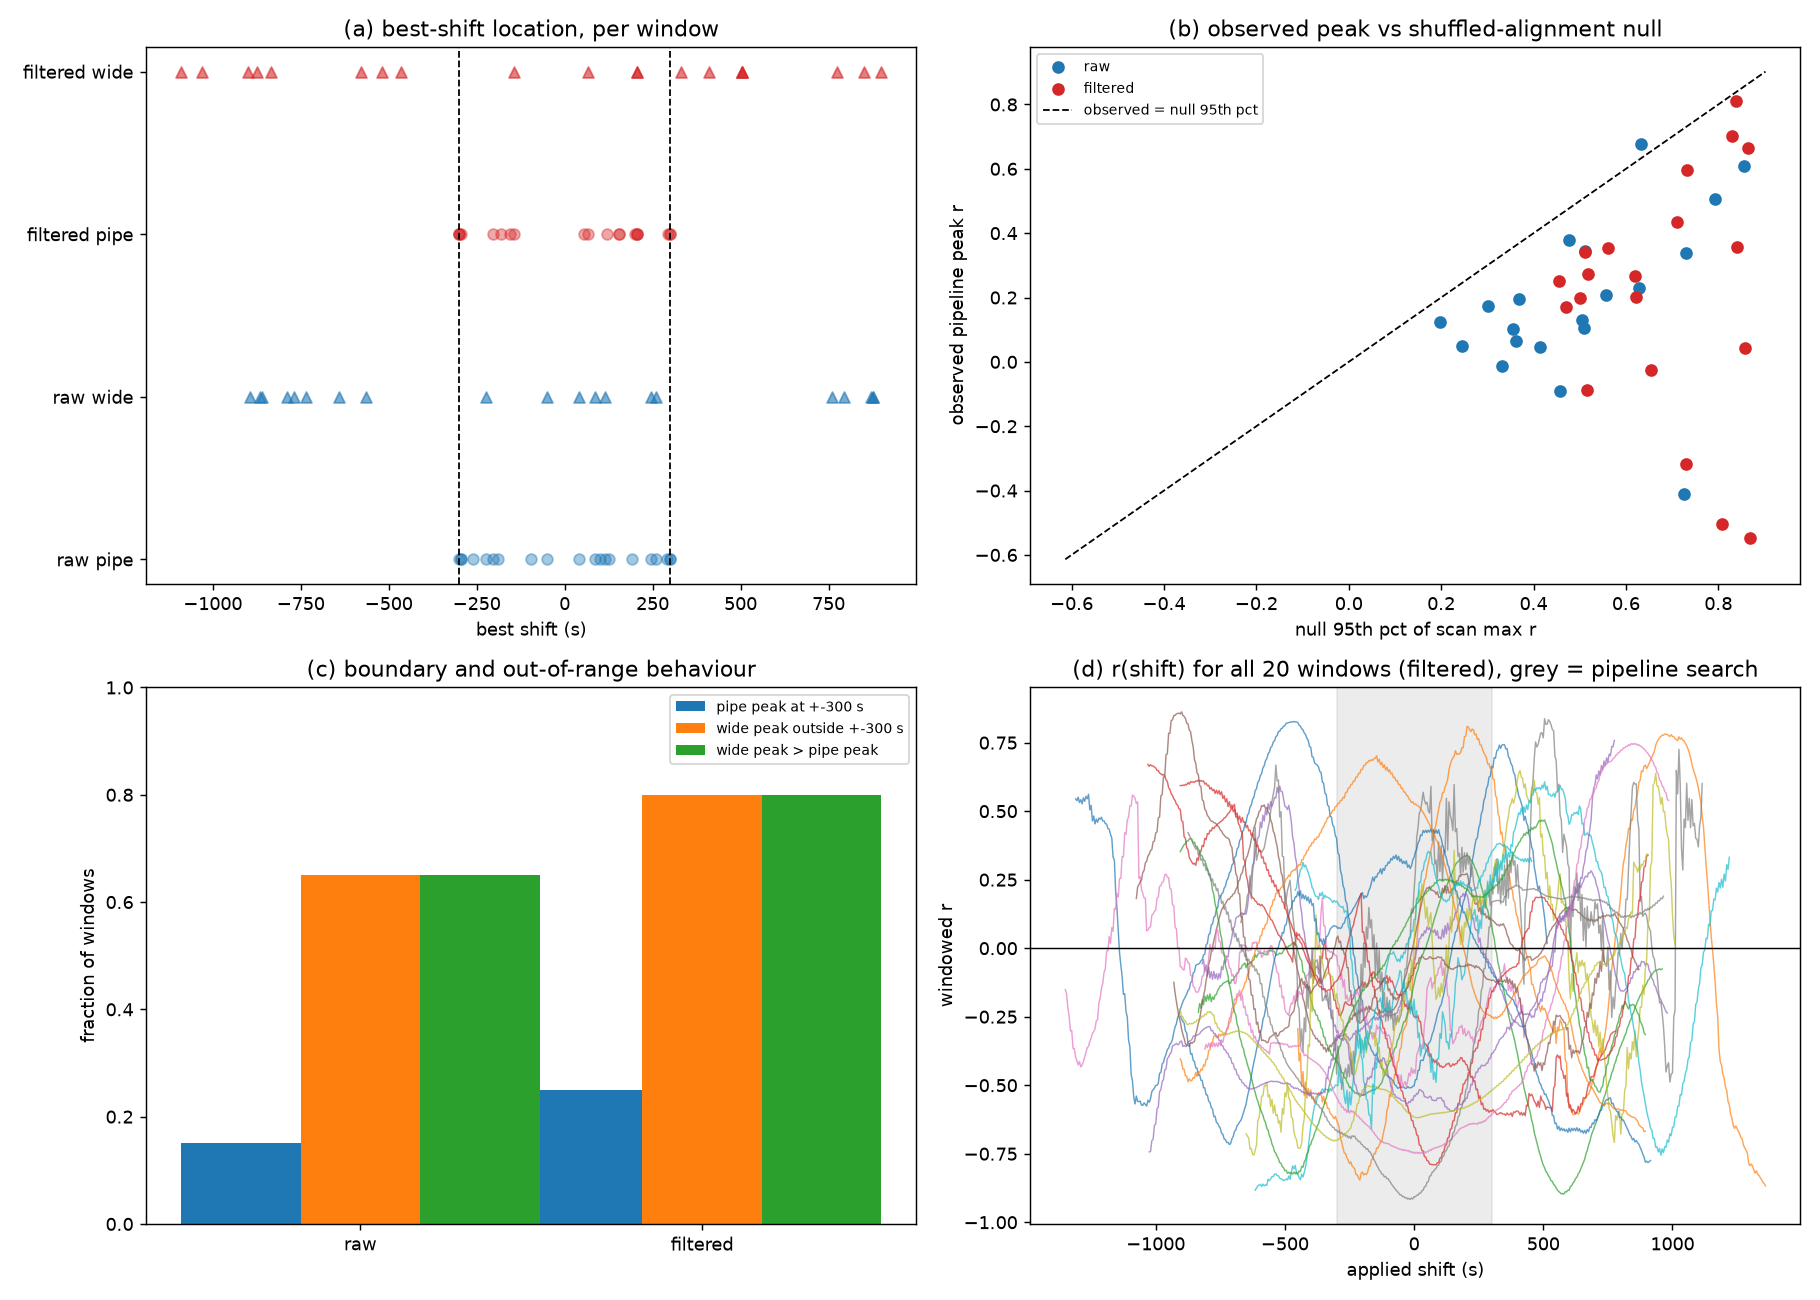

Here is the Python script that generated this plot:
# PURPOSE: Answer question 1 — is the pipeline's per-window "best time shift"
#          a real maximum? Re-scan each 30-min window over a much wider shift
#          range than the pipeline's +-300 s and characterise the correlation
#          curve (peak height, prominence, width, boundary hits, multiplicity),
#          and compare the observed peak against a null built by destroying the
#          time alignment while preserving each series' autocorrelation.
#          This script never estimates a height and never writes measurement
#          data; it only calls the project's own paired_r on stored series.
# INPUTS: nothing (reads the stored run series and re-scans).
# OUTPUTS: experiments/temporal_alignment/q1_shift_scan.json and
#          q1_shift_scan.png, plus a printed table.
# KEYWORDS: correlation, shift_scan, null_test, boundary_artefact, diagnostics
from __future__ import annotations

import json
import os
import sys

import numpy as np

HERE = os.path.dirname(os.path.abspath(__file__))
REPO = os.path.dirname(os.path.dirname(HERE))
sys.path.insert(0, os.path.join(REPO, "src"))
sys.path.insert(0, HERE)

from clouds.metrics.alignment import paired_r  # noqa: E402
import common  # noqa: E402

WINDOW_MIN = 30
HOP_MIN = 15
TOL_S = 10.0
STEP = 5
WIDE_S = 1800          # question 1 asks for at least +-1800 s
PIPE_RANGE_S = 300     # the pipeline's search boundary
N_NULL = 120           # rotations per window for the null
NULL_STEP = 10


# PURPOSE: Scan paired correlation and pair count as a function of applied time
#          shift. The pair count is returned because at large shifts a 30-min
#          window and its shifted copy barely overlap: a correlation computed on
#          a 3-pair tail can reach 1.0 and must not be mistaken for a peak.
# INPUTS: a_ts, a_h, c_ts, c_h (np.ndarray); half_range_s, step_s (ints).
# OUTPUTS: (shifts, rs, ns) np.ndarrays; rs is NaN where < 3 pairs survive.
# KEYWORDS: shift_scan, correlation, curve, overlap
def scan(a_ts, a_h, c_ts, c_h, half_range_s, step_s):
    shifts = np.arange(-half_range_s, half_range_s + 1, step_s)
    rn = [paired_r(a_ts, a_h, c_ts, c_h, float(s), TOL_S) for s in shifts]
    rs = np.array([x[0] for x in rn], dtype=float)
    ns = np.array([x[1] for x in rn], dtype=int)
    return shifts, rs, ns


# PURPOSE: Mark which shifts of a scan have enough overlapping pairs to score,
#          so tail artefacts at large |shift| cannot win the maximum.
# INPUTS: ns (np.ndarray of pair counts); n_at_zero (int, pairs at shift 0).
# OUTPUTS: boolean np.ndarray; True where ns >= max(10, half of n_at_zero).
# KEYWORDS: gating, overlap, quality
def overlap_ok(ns, n_at_zero):
    return ns >= max(10.0, 0.5 * n_at_zero)


# PURPOSE: Extract shape diagnostics from one r(shift) curve.
# INPUTS: shifts, rs (np.ndarray); r_min_consider (float).
# OUTPUTS: dict with global peak, prominence above the curve median, the
#          half-prominence width (seconds), the count of local maxima within
#          0.05 of the peak (separated by >= 150 s), and the fraction of the
#          scanned curve within 0.05 of the peak. nan when the curve is empty.
# KEYWORDS: peak, prominence, width, multiplicity, flatness
def curve_diagnostics(shifts, rs, r_min_consider=-0.99):
    ok = ~np.isnan(rs)
    if ok.sum() < 3:
        return {"peak_r": float("nan"), "peak_shift": None}
    sh, r = shifts[ok], rs[ok]
    i = int(np.argmax(r))
    peak_r, peak_shift = float(r[i]), float(sh[i])
    med = float(np.median(r))
    prominence = peak_r - med
    # Half-prominence width: the contiguous run around the peak inside which the
    # curve stays above median + prominence/2.
    thresh = med + 0.5 * prominence if prominence > 0 else peak_r
    above = r >= thresh
    lo = i
    while lo - 1 >= 0 and above[lo - 1]:
        lo -= 1
    hi = i
    while hi + 1 < len(r) and above[hi + 1]:
        hi += 1
    width_s = float(sh[hi] - sh[lo])
    # Multiplicity: local maxima comparable to the global one. Peaks closer than
    # 150 s are the same broad hump, not a second candidate.
    locals_ = []
    for k in range(1, len(r) - 1):
        if r[k] >= r[k - 1] and r[k] >= r[k + 1] and r[k] >= peak_r - 0.05:
            if not locals_ or sh[k] - locals_[-1] >= 150:
                locals_.append(sh[k])
    return {
        "peak_r": peak_r, "peak_shift": peak_shift,
        "median_r": med, "prominence": prominence,
        "half_prom_width_s": width_s,
        "n_comparable_peaks": len(locals_),
        "comparable_peak_shifts": [float(x) for x in locals_],
        "frac_within_0p05_of_peak": float(np.mean(r >= peak_r - 0.05)),
        "frac_above_zero": float(np.mean(r > 0.0)),
    }


# PURPOSE: Build the null distribution of the *scan maximum* by rotating the
#          algorithm series against the fixed ceilometer series, so any real
#          time relation is destroyed while both marginal distributions and
#          their autocorrelation are preserved.
# INPUTS: a_ts, a_h, c_ts, c_h; n_draws, null_step, half_range_s.
# OUTPUTS: np.ndarray of null max-r values (NaN draws dropped).
# KEYWORDS: null, permutation, circular_shift, significance
def null_max_r(a_ts, a_h, c_ts, c_h, n_draws=N_NULL, null_step=NULL_STEP,
               half_range_s=PIPE_RANGE_S):
    rng = np.random.default_rng(20250523)
    n = a_ts.size
    n0 = paired_r(a_ts, a_h, c_ts, c_h, 0.0, TOL_S)[1]
    out = []
    for _ in range(n_draws):
        k = int(rng.integers(1, n))
        a_h_rot = np.roll(a_h, k)
        _, rs, ns = scan(a_ts, a_h_rot, c_ts, c_h, half_range_s, null_step)
        ok = overlap_ok(ns, n0) & ~np.isnan(rs)
        if ok.sum() >= 3:
            out.append(float(np.max(rs[ok])))
    return np.array(out, dtype=float)


# PURPOSE: Run the full question-1 analysis for one height series.
# INPUTS: series dict (from common.load_series); height_key ("raw_h"/"filt_h").
# OUTPUTS: list of per-window dicts with curve diagnostics and null p-values.
# KEYWORDS: windows, diagnostics, null, summary
def analyse(series, height_key: str):
    grid = common.window_grid(series["a_ts"], series["c_ts"], WINDOW_MIN, HOP_MIN)
    h_all = series[height_key]
    rows = []
    for w in grid:
        a_ts = series["a_ts"][w["a_idx"]]
        a_h = h_all[w["a_idx"]]
        c_ts = series["c_ts"][w["c_idx"]]
        c_h = series["c_h"][w["c_idx"]]
        shifts, rs, ns = scan(a_ts, a_h, c_ts, c_h, WIDE_S, STEP)
        n0 = paired_r(a_ts, a_h, c_ts, c_h, 0.0, TOL_S)[1]
        ok = overlap_ok(ns, n0) & ~np.isnan(rs)
        d = curve_diagnostics(shifts[ok], rs[ok])
        # Peak restricted to the pipeline's +-300 s search, same overlap gate.
        m = ok & (np.abs(shifts) <= PIPE_RANGE_S)
        d_pipe = curve_diagnostics(shifts[m], rs[m])
        d["n_pairs_at_0"] = int(n0)
        d["n_scored_shifts"] = int(ok.sum())
        d["n_scored_shifts_in_pipe"] = int(m.sum())
        # Match the null's coarser step (10 s) when reading the observed maximum
        # so the p-value compares like with like.
        m10 = m & (np.mod(shifts, NULL_STEP) == 0)
        d["pipe_peak_r_step10"] = (float(np.nanmax(rs[m10]))
                                   if m10.sum() else float("nan"))
        d["pipe_peak_r"] = d_pipe["peak_r"]
        d["pipe_peak_shift"] = d_pipe["peak_shift"]
        d["pipe_peak_at_boundary"] = bool(
            d_pipe.get("peak_shift") is not None
            and abs(abs(d_pipe["peak_shift"]) - PIPE_RANGE_S) < 1e-6)
        r_at_0 = paired_r(a_ts, a_h, c_ts, c_h, 0.0, TOL_S)[0]
        d["r_at_0"] = None if np.isnan(r_at_0) else float(r_at_0)
        # Wide peak outside the pipeline's window, and better than the pipeline's?
        d["wide_peak_outside_pipe"] = bool(
            d.get("peak_shift") is not None and abs(d["peak_shift"]) > PIPE_RANGE_S)
        d["wide_peak_better_than_pipe"] = bool(
            not np.isnan(d["peak_r"]) and not np.isnan(d_pipe["peak_r"])
            and d["peak_r"] > d_pipe["peak_r"] + 0.02)
        nulls = null_max_r(a_ts, a_h, c_ts, c_h)
        d["null_max_median"] = float(np.median(nulls)) if nulls.size else float("nan")
        d["null_max_p95"] = float(np.percentile(nulls, 95)) if nulls.size else float("nan")
        d["p_scanmax"] = (float(np.mean(nulls >= d["pipe_peak_r_step10"]))
                          if nulls.size else float("nan"))
        d["start"] = w["start_dt"].isoformat()
        d["n_algo"] = w["n_algo"]
        d["n_ceilo"] = w["n_ceilo"]
        d["n_pairs_at_peak"] = int(paired_r(a_ts, a_h, c_ts, c_h,
                                            float(d_pipe["peak_shift"] or 0), TOL_S)[1])
        rows.append(d)
        # Effective degrees of freedom: both series are smooth, so the number of
        # paired samples hugely overstates the independent evidence. Estimate it
        # from the lag-1 autocorrelation of the ceilometer series in the window.
        ch = series["c_h"][w["c_idx"]]
        if ch.size > 3:
            ac1 = float(np.corrcoef(ch[:-1], ch[1:])[0, 1])
            d["ceilo_ac1"] = ac1
            d["n_eff_ceilo"] = float(ch.size * (1 - ac1) / (1 + ac1)) if ac1 < 1 else float("nan")
    return rows


# PURPOSE: Draw and save the question-1 figure (curve overlay, shift histogram,
#          observed vs null peak, peak-height scatter).
# INPUTS: rows_raw, rows_filt (list[dict]); out_png (str).
# OUTPUTS: writes the PNG; returns None.
# KEYWORDS: figure, diagnostics, matplotlib
def make_figure(rows_raw, rows_filt, out_png: str):
    import matplotlib
    matplotlib.use("Agg")
    import matplotlib.pyplot as plt

    fig, ax = plt.subplots(2, 2, figsize=(14, 10))
    per = []
    for name, rows, colour in (("raw", rows_raw, "tab:blue"),
                               ("filtered", rows_filt, "tab:red")):
        per.append((name, rows, colour))
    # (a) peak shift of the wide scan and of the pipeline scan.
    axa = ax[0, 0]
    for name, rows, colour in per:
        s_pipe = [r["pipe_peak_shift"] for r in rows]
        s_wide = [r["peak_shift"] for r in rows]
        axa.scatter(s_pipe, [f"{name} pipe" for _ in rows], c=colour, alpha=0.4)
        axa.scatter(s_wide, [f"{name} wide" for _ in rows], c=colour, marker="^", alpha=0.6)
    axa.axvline(300, color="k", ls="--", lw=1)
    axa.axvline(-300, color="k", ls="--", lw=1)
    axa.set_xlabel("best shift (s)")
    axa.set_title("(a) best-shift location, per window")
    # (b) peak height vs null max
    axb = ax[0, 1]
    for name, rows, colour in per:
        obs = [r["pipe_peak_r"] for r in rows]
        null95 = [r["null_max_p95"] for r in rows]
        axb.scatter(null95, obs, c=colour, label=name)
    lim = [min(0, min(axb.get_xlim()[0], axb.get_ylim()[0])),
           max(axb.get_xlim()[1], axb.get_ylim()[1])]
    axb.plot(lim, lim, "k--", lw=1, label="observed = null 95th pct")
    axb.set_xlabel("null 95th pct of scan max r")
    axb.set_ylabel("observed pipeline peak r")
    axb.legend(fontsize=8)
    axb.set_title("(b) observed peak vs shuffled-alignment null")
    # (c) fraction of windows whose peak sits at the search boundary
    axc = ax[1, 0]
    width = 0.35
    xs = np.arange(len(per))
    frac_at = [np.mean([r["pipe_peak_at_boundary"] for r in rows]) for _, rows, _ in per]
    frac_out = [np.mean([r["wide_peak_outside_pipe"] for r in rows]) for _, rows, _ in per]
    frac_better = [np.mean([r["wide_peak_better_than_pipe"] for r in rows]) for _, rows, _ in per]
    axc.bar(xs - width, frac_at, width, label="pipe peak at +-300 s")
    axc.bar(xs, frac_out, width, label="wide peak outside +-300 s")
    axc.bar(xs + width, frac_better, width, label="wide peak > pipe peak")
    axc.set_xticks(xs)
    axc.set_xticklabels([name for name, _, _ in per])
    axc.set_ylim(0, 1)
    axc.set_ylabel("fraction of windows")
    axc.legend(fontsize=8)
    axc.set_title("(c) boundary and out-of-range behaviour")
    # (d) curve overlay
    axd = ax[1, 1]
    series = None
    for name, rows, colour in per:
        if name == "filtered":
            series = common.load_series(common.RUN_ROLL_CORRECTED)
    grid = common.window_grid(series["a_ts"], series["c_ts"], WINDOW_MIN, HOP_MIN)
    for w in grid:
        a_ts = series["a_ts"][w["a_idx"]]
        a_h = series["filt_h"][w["a_idx"]]
        c_ts = series["c_ts"][w["c_idx"]]
        c_h = series["c_h"][w["c_idx"]]
        shifts, rs, ns = scan(a_ts, a_h, c_ts, c_h, WIDE_S, STEP)
        n0 = paired_r(a_ts, a_h, c_ts, c_h, 0.0, TOL_S)[1]
        ok = overlap_ok(ns, n0)
        axd.plot(shifts[ok], rs[ok], lw=0.8, alpha=0.7)
    axd.axvspan(-300, 300, color="grey", alpha=0.15)
    axd.axhline(0, color="k", lw=0.8)
    axd.set_xlabel("applied shift (s)")
    axd.set_ylabel("windowed r")
    axd.set_title("(d) r(shift) for all 20 windows (filtered), grey = pipeline search")
    fig.tight_layout()
    fig.savefig(out_png, dpi=130)
    print(f"figure written: {out_png}")


# PURPOSE: Print the per-window diagnostic table and the aggregates the finding
#          quotes.
# INPUTS: label (str); rows (list[dict]).
# OUTPUTS: prints a table; returns the aggregate dict.
# KEYWORDS: report, aggregate, console
def report(label, rows):
    print(f"\n=== {label} ===")
    hdr = ("start              pipe_r  pipe_shift  wide_r  wide_shift  prom   "
           "width_s  nPeak  r@0    null95  p")
    print(hdr)
    for r in rows:
        print(f"{r['start'][11:19]}  {r['pipe_peak_r']:6.3f}  "
              f"{str(r['pipe_peak_shift']):>7}  {r['peak_r']:6.3f}  "
              f"{str(r['peak_shift']):>7}  {r['prominence']:6.3f}  "
              f"{r['half_prom_width_s']:7.0f}  {r['n_comparable_peaks']:5d}  "
              f"{r['r_at_0']:6.3f}  {r['null_max_p95']:6.3f}  {r['p_scanmax']:.3f}")
    agg = {
        "n_windows": len(rows),
        "mean_pipe_peak_r": float(np.mean([r["pipe_peak_r"] for r in rows])),
        "mean_wide_peak_r": float(np.mean([r["peak_r"] for r in rows])),
        "mean_r_at_0": float(np.nanmean([r["r_at_0"] for r in rows])),
        "frac_pipe_peak_at_boundary": float(np.mean([r["pipe_peak_at_boundary"] for r in rows])),
        "frac_pipe_peak_within_1step_of_boundary": float(np.mean(
            [abs(abs(r["pipe_peak_shift"]) - PIPE_RANGE_S) <= STEP for r in rows])),
        "frac_pipe_peak_within_25s_of_boundary": float(np.mean(
            [abs(r["pipe_peak_shift"]) >= PIPE_RANGE_S - 25 for r in rows])),
        "frac_wide_peak_outside_pipe": float(np.mean([r["wide_peak_outside_pipe"] for r in rows])),
        "frac_wide_peak_better_than_pipe": float(np.mean([r["wide_peak_better_than_pipe"] for r in rows])),
        "mean_n_comparable_peaks": float(np.mean([r["n_comparable_peaks"] for r in rows])),
        "frac_windows_multi_peak": float(np.mean([r["n_comparable_peaks"] > 1 for r in rows])),
        "median_half_prom_width_s": float(np.median([r["half_prom_width_s"] for r in rows])),
        "median_prominence": float(np.median([r["prominence"] for r in rows])),
        "frac_positive_prominence": float(np.mean([r["prominence"] > 0 for r in rows])),
        "mean_null_max_p95": float(np.nanmean([r["null_max_p95"] for r in rows])),
        "median_p_scanmax": float(np.nanmedian([r["p_scanmax"] for r in rows])),
        "frac_p_scanmax_lt_0p05": float(np.nanmean([r["p_scanmax"] < 0.05 for r in rows])),
        "frac_pipe_peak_exceeds_null95": float(np.nanmean(
            [r["pipe_peak_r"] > r["null_max_p95"] for r in rows])),
        "median_frac_within_0p05_of_peak": float(np.median(
            [r["frac_within_0p05_of_peak"] for r in rows])),
        "median_ceilo_ac1": float(np.nanmedian([r.get("ceilo_ac1", float("nan")) for r in rows])),
        "median_n_eff_ceilo": float(np.nanmedian([r.get("n_eff_ceilo", float("nan")) for r in rows])),
        "median_n_pairs_at_0": float(np.median([r["n_pairs_at_0"] for r in rows])),
    }
    print("\naggregate:", json.dumps(agg, indent=1))
    return agg


# PURPOSE: Entry point: analyse both height series, print, save JSON and figure.
# INPUTS: none.
# OUTPUTS: q1_shift_scan.json and q1_shift_scan.png beside this script.
# KEYWORDS: main, entry_point
def main():
    series = common.load_series(common.RUN_ROLL_CORRECTED)
    rows_raw = analyse(series, "raw_h")
    rows_filt = analyse(series, "filt_h")
    agg_raw = report("raw_h", rows_raw)
    agg_filt = report("filt_h", rows_filt)
    out = {"run": common.RUN_ROLL_CORRECTED, "raw": rows_raw, "filtered": rows_filt,
           "aggregate_raw": agg_raw, "aggregate_filtered": agg_filt}
    with open(os.path.join(HERE, "q1_shift_scan.json"), "w") as fh:
        json.dump(out, fh, indent=1)
    make_figure(rows_raw, rows_filt, os.path.join(HERE, "q1_shift_scan.png"))


if __name__ == "__main__":
    main()
